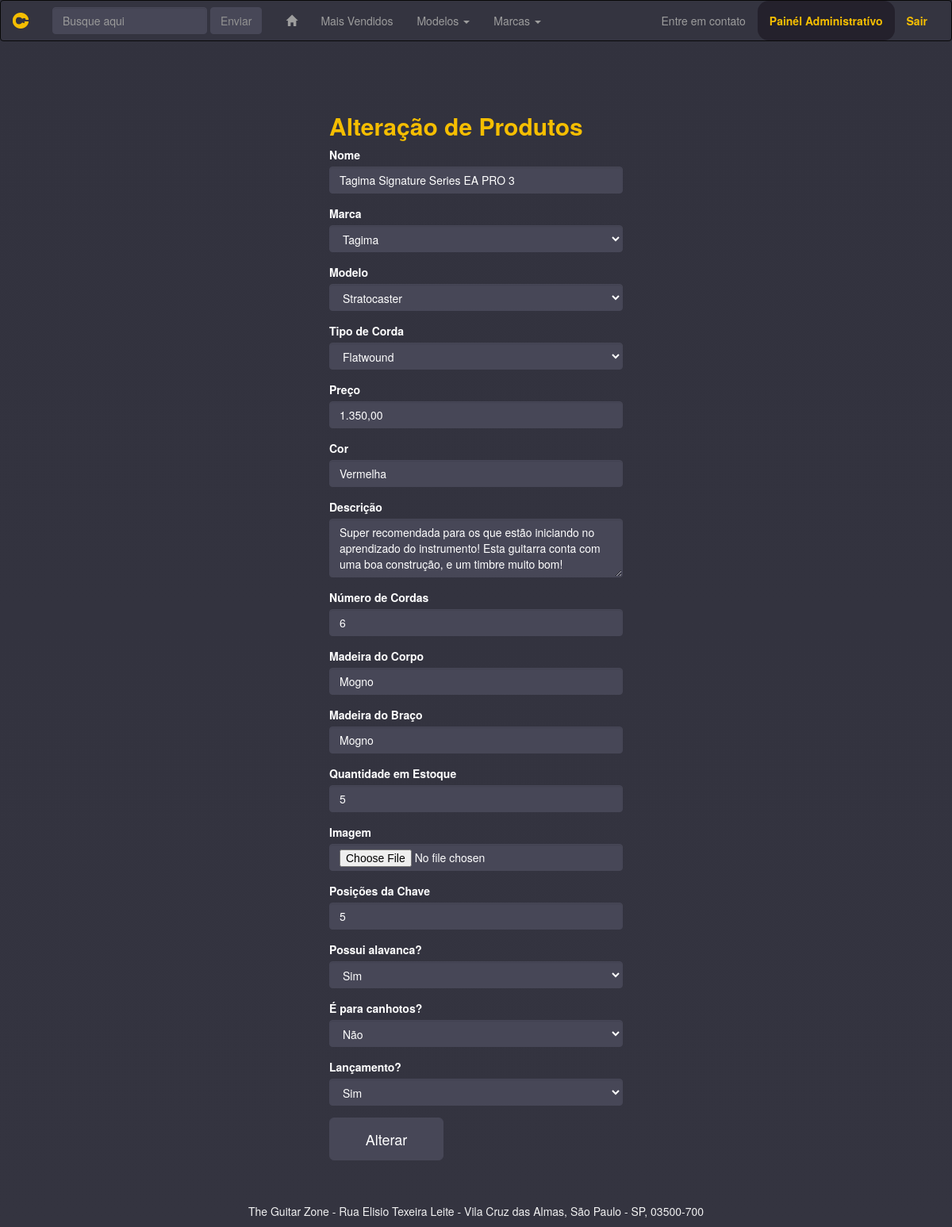
Screenshot of /frm_alterar.php?id=1&id2=1&id3=2&id4=2 (signed in) with the database file from the repository.
### tables this page shows
create table tb_guitarra(
	cod_guitarra int primary key auto_increment,
    cod_modelo int not null,
    cod_marca int not null,
    cod_corda int not null,
    nome varchar(100) not null,
    preco decimal (7, 2) not null,
    cor varchar(40) not null,
    desc_guitarra varchar(200) not null,
    num_cordas tinyint not null,
    corpo varchar(50) not null,
    braco varchar(50) not null,
    qt_estoque int not null,
    nome_imagem varchar(255) not null,
    qntd_posicoes_chave tinyint not null,
    alavanca enum ('S', 'N') not null,
    destaques_semana enum('S', 'N') not null,
    canhoto enum ('S', 'N') not null,
    constraint fk_modelo foreign key(cod_modelo) references tb_modelo(cod_modelo),
    constraint fk_marca foreign key(cod_marca) references tb_marca(cod_marca),
    constraint fk_corda foreign key(cod_corda) references tb_cordoamento(cod_corda)
);

### frm_alterar.php (the view, shortened to what this page needs)
<!doctype html>
<html>
<head>
    <link rel="stylesheet" href="https://maxcdn.bootstrapcdn.com/bootstrap/3.3.7/css/bootstrap.min.css">
</head>
<body style="background-image: linear-gradient(to top, #343440, #32323e);">
    <?php
        $cd = $_GET['id'];
        $cd2 = $_GET['id2'];
        $cd3 = $_GET['id3'];
        $cd4 = $_GET['id4'];
        include 'conexao.php';
        include 'navbar.php';
        $query = $cn -> query("select * from tb_guitarra where cod_guitarra = '$cd'");
        $exibe = $query -> fetch(PDO::FETCH_ASSOC);
        $query_modelo = $cn -> query("select cod_modelo, desc_modelo from tb_modelo where cod_modelo = '$cd2' union select cod_modelo, desc_modelo from tb_modelo where cod_modelo != '$cd2'");
        $query_marca = $cn -> query("select cod_marca, nome_marca from tb_marca where cod_marca = '$cd3' union select cod_marca, nome_marca from tb_marca where cod_marca != '$cd3'");
        $query_corda = $cn -> query("select cod_corda, tipo_corda from tb_cordoamento where cod_corda = '$cd4' union select cod_corda, tipo_corda from tb_cordoamento where cod_corda != '$cd4'");
	?>
	<div class="container-fluid" style="margin-top:5em;">
		<div class="row">
			<div class="col-sm-4 col-sm-offset-4">
            <h2 style="color: #f5be01; font-weight: bold;">Alteração de Produtos</h2>
				<form method="post" action="alterar_produto.php?cd_altera=<?php echo $cd; ?>" name="incluiProd" enctype="multipart/form-data">
				<div class="form-group">
						<label for="txtnome" style="color: #FFF; font-weight: bold;">Nome</label>
						<input name="txtnome" type="text" class="form-control" required id="txtnome" value="<?php echo $exibe['nome']; ?>" style="background-color: #474757; border-color: #474757; color: #fff;">
					</div>
                    <div class="form-group">
                        <label for="sltmarca" style="color: #FFF; font-weight: bold;">Marca</label>
                        <select class="form-control" name="sltmarca" style="background-color: #474757; border-color: #474757; color: #fff;">
                            <?php
								while($exibe_marca = $query_marca->fetch(PDO::FETCH_ASSOC)){
							?>
							<option value="<?php echo $exibe_marca['cod_marca'];?>"><?php echo $exibe_marca['nome_marca'];?></option>;
							<?php }	?>
					    </select>
					</div>
				    <div class="form-group">
                        <label for="sltmodelo" style="color: #FFF; font-weight: bold;">Modelo</label>
                        <select class="form-control" name="sltmodelo" style="background-color: #474757; border-color: #474757; color: #fff;">
                            <?php
								while($exibe_modelo = $query_modelo->fetch(PDO::FETCH_ASSOC)){
							?>
							<option value="<?php echo $exibe_modelo['cod_modelo'];?>"><?php echo $exibe_modelo['desc_modelo'];?></option>;
							<?php }	?>
                        </select>
					</div>
                    <div class="form-group">
                        <label for="sltcorda" style="color: #FFF; font-weight: bold;">Tipo de Corda</label>
                        <select class="form-control" name="sltcorda" style="background-color: #474757; border-color: #474757; color: #fff;">
                            <?php
								while($exibe_corda = $query_corda->fetch(PDO::FETCH_ASSOC)){
							?>
							<option value="<?php echo $exibe_corda['cod_corda'];?>"><?php echo $exibe_corda['tipo_corda'];?></option>;
							<?php }	?>
                        </select>
					</div>
                    <div class="form-group">
                        <label for="txtpreco" style="color: #FFF; font-weight: bold;">Preço</label>
                        <input type="text" class="form-control"  name="txtpreco"  required id="txtpreco" value="<?php echo $exibe['preco']; ?>" style="background-color: #474757; border-color: #474757; color: #fff;">
					</div>
					<div class="form-group">
                        <label for="txtcor" style="color: #FFF; font-weight: bold;">Cor</label>
                        <input type="text" class="form-control" name="txtcor" required id="txtcor" value="<?php echo $exibe['cor']; ?>" style="background-color: #474757; border-color: #474757; color: #fff;">
					</div>
                    <div class="form-group">
					    <label for="txtdesc" style="color: #FFF; font-weight: bold;">Descrição</label>
						<textarea rows="3" class="form-control" name="txtdesc" style="background-color: #474757; border-color: #474757; color: #fff;"><?php echo $exibe['desc_guitarra']; ?></textarea>
                    </div>
                    <div class="form-group">
                        <label for="txtnumcordas" style="color: #FFF; font-weight: bold;">Número de Cordas</label>
                        <input type="number" class="form-control"  name="txtnumcordas"  required id="txtnumcordas" value="<?php echo $exibe['num_cordas']; ?>" style="background-color: #474757; border-color: #474757; color: #fff;">
					</div>
                    <div class="form-group">
                        <label for="txtcorpo" style="color: #FFF; font-weight: bold;">Madeira do Corpo</label>
                        <input type="text" class="form-control"  name="txtcorpo"  required id="txtcorpo" value="<?php echo $exibe['corpo']; ?>" style="background-color: #474757; border-color: #474757; color: #fff;">
					</div>
                    <div class="form-group">
                        <label for="txtbraco" style="color: #FFF; font-weight: bold;">Madeira do Braço</label>
                        <input type="text" class="form-control"  name="txtbraco"  required id="txtbraco" value="<?php echo $exibe['braco']; ?>" style="background-color: #474757; border-color: #474757; color: #fff;">
					</div>
					<div class="form-group">
                        <label for="txtqt" style="color: #FFF; font-weight: bold;">Quantidade em Estoque</label>
                        <input type="number" class="form-control" name="txtqt" required id="txtqt" value="<?php echo $exibe['qt_estoque']; ?>" style="background-color: #474757; border-color: #474757; color: #fff;">
					</div>
					<div class="form-group">
                        <label for="txtimg" style="color: #FFF; font-weight: bold;">Imagem</label>
                        <input type="file" accept="image/*" class="form-control" name="txtimg" id="txtimg" style="background-color: #474757; border-color: #474757; color: #fff;">
					</div>
                    <div class="form-group">
                        <label for="txtchave" style="color: #FFF; font-weight: bold;">Posições da Chave</label>
                        <input type="number" class="form-control" name="txtchave" required id="txtchave" value="<?php echo $exibe['qntd_posicoes_chave']; ?>" style="background-color: #474757; border-color: #474757; color: #fff;">
					</div>
                    <div class="form-group">
                        <label for="sltwhammy" style="color: #FFF; font-weight: bold;">Possui alavanca?</label>
                        <select class="form-control" name="sltwhammy" style="background-color: #474757; border-color: #474757; color: #fff;">
                            <option value="S" <?=($exibe['alavanca'] == 'S')?'selected':''?>>Sim</option><option value="N" <?=($exibe['alavanca'] == 'N')?'selected':''?>>Não</option>
					    </select>
					</div>
                    <div class="form-group">
                        <label for="sltcanhoto" style="color: #FFF; font-weight: bold;">É para canhotos?</label>
                        <select class="form-control" name="sltcanhoto" style="background-color: #474757; border-color: #474757; color: #fff;">
                            <option value="S" <?=($exibe['canhoto'] == 'S')?'selected':''?>>Sim</option><option value="N" <?=($exibe['canhoto'] == 'N')?'selected':''?>>Não</option>
					    </select>
					</div>
					<div class="form-group">
                        <label for="sltlanc" style="color: #FFF; font-weight: bold;">Lançamento?</label>
                        <select class="form-control" name="sltlanc" style="background-color: #474757; border-color: #474757; color: #fff;">
                            <option value="S" <?=($exibe['destaques_semana'] == 'S')?'selected':''?>>Sim</option><option value="N" <?=($exibe['destaques_semana'] == 'N')?'selected':''?>>Não</option>
					    </select>
					</div>
					<button type="submit" class="btn btn-lg btn-default" style="margin-bottom: 3em; background-color: #474757; border-color: #474757; color: #fff; width: 8em; height: 3em;">
					    <span>Alterar</span>
				    </button>
				</form>
			</div>
		</div>
	</div>
</body>
</html>

### rows the page displays
tb_guitarra: txtnome "Tagima Signature Series EA PRO 3", txtpreco "1.350,00", txtcor "Vermelha", txtdesc "Super recomendada para os que estão iniciando no aprendizado do instrumento! Esta guitarra conta com uma boa construção, e um timbre muito bom!", txtnumcordas "6", txtcorpo "Mogno", txtbraco "Mogno", txtqt "5", txtchave "5", sltwhammy "Sim", sltcanhoto "Não", sltlanc "Sim"

### other values shown
form field sltmarca "Tagima"
form field sltmodelo "Stratocaster"
form field sltcorda "Flatwound"
